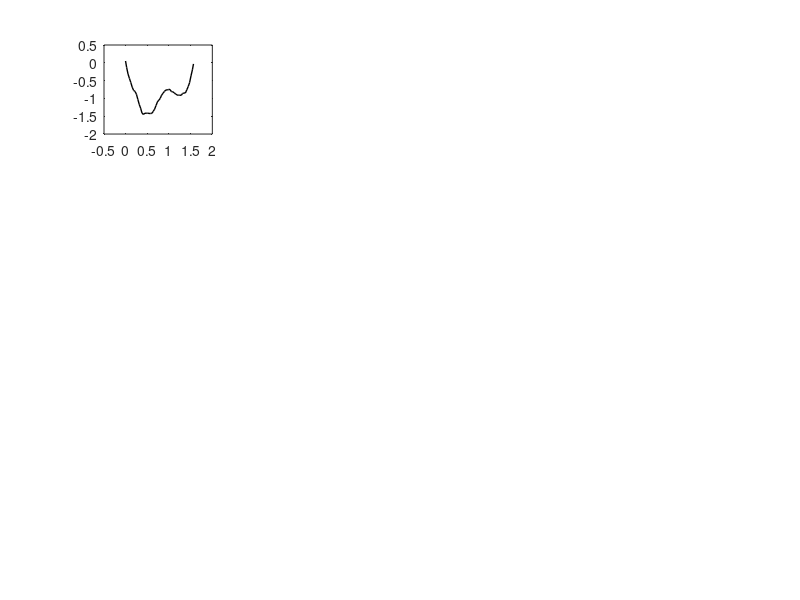

Here is the MATLAB script that generated this plot: (Note: this script raises an error after producing the figure.)
close all; clear all; clc
atWork = 0;
print_on = 1;

colorBlue = '#0000FF';
colorRed = '#FF0000';
colorBlack = '#000000';
colorGreen = '#009A17';
colorOrange = '#FF6600';
pt = 1.0;
FS = 10;

%% Plot Setup:
if atWork == 1
    figPos1 = [-1900, 100, 600, 700]; % Work
    figPos2 = [-1250, 400, 600, 600];
    figPos3 = [-600, 400, 600, 600];
    figPos4 = [-1900, 100, 600, 600];
    figPos5 = [-1250, 100, 600, 600];
    figPos6 = [-600, 100, 600, 300];
else
    figPos1 = [-1900, 150, 600, 700]; % Home
    figPos2 = [-1250, 500, 600, 600];
    figPos3 = [-600, 500, 600, 600];
    figPos4 = [-1900, 150, 600, 600];
    figPos5 = [-1250, 150, 600, 600];
    figPos6 = [-600, 150, 600, 300];
end

%%
load young_results.mat
load old_results.mat
load FL_results.mat
load NFL_results.mat

youngIndex = 3;
oldIndex = 4;
NFLIndex = 3;
FLIndex = 2;

tlim = [0 1.5];
qlim = [-1.0 1.0];
plim = [-17 15];
young.index = 2;
old.index = 2;
NFL.index = 2;
FL.index = 2;
young.work = young.work_resistance_dV_Array;
old.work = old.work_resistance_dV_Array;
NFL.work = NFL.work_resistance_dV_Array;
FL.work = FL.work_resistance_dV_Array;

%%
figure('Position',figPos1)
% young
subplot(4,4,1)
plot(young.time(1:young.exp_point),young.pressure(young.index,1:young.exp_point),'Color',colorBlack,'Linewidth',pt,'Linestyle','-'); hold on
plot(young.time(1:young.exp_point(young.index)-1),young.Peff_Array{1, young.index},'Color',colorRed,'Linewidth',pt,'Linestyle','-.')
% plot(young.time(1:young.exp_point(young.index)-1),-young.R1insp(young.index)*young.flow(1:young.exp_point(young.index)-1),'Color',colorBlack,'Linewidth',pt,'Linestyle','--')
% plot(young.time(young.exp_point(young.index):end),-young.resistance(young.index,young.exp_point(young.index):end).*young.flow(young.index,young.exp_point(young.index):end),'Color',colorRed,'Linewidth',pt,'Linestyle','--')
xlabel('t (s)')
ylabel('P (cmH_2O)')
leg1 = legend('P_{alv}','P_{eff}','FontSize',12,...
    'Orientation','horizontal');
legend boxoff
leg1.Position(1:2) = [.65 .24];
xlim(tlim)
ylim(plim)
grid on
set(gca,'FontSize',FS);
subplot(4,4,5)
plot(young.time(1:young.exp_point),young.flow(young.index,1:young.exp_point),'Color',colorBlack,'Linewidth',pt,'Linestyle','-'); hold on
xlabel('t (s)')
ylabel('Q (L/s)')
xlim(tlim)
ylim(qlim)
grid on
set(gca,'FontSize',FS);
subplot(4,4,9)
plot(young.time(1:young.exp_point),young.volume(young.index,1:young.exp_point),'Color',colorBlack,'Linewidth',pt,'Linestyle','-'); hold on
xlabel('t (s)')
ylabel('V (L/s)')
xlim(tlim)
ylim([0 0.8])
grid on
set(gca,'FontSize',FS);

% old
subplot(4,4,2)
plot(old.time(1:young.exp_point),old.pressure(old.index,1:old.exp_point),'Color',colorBlack,'Linewidth',pt,'Linestyle','-'); hold on
plot(old.time(1:old.exp_point(old.index)-1),old.Peff_Array{1, old.index},'Color',colorRed,'Linewidth',pt,'Linestyle','-.')
% plot(old.time(1:young.exp_point(young.index)-1),-old.R1insp(old.index)*old.flow(1:young.exp_point(young.index)-1),'Color',colorBlack,'Linewidth',pt,'Linestyle','--')
% plot(old.time(old.exp_point(old.index):end),-old.resistance(old.index,old.exp_point(old.index):end).*old.flow(old.index,old.exp_point(old.index):end),'Color',colorRed,'Linewidth',pt,'Linestyle','--')
xlabel('t (s)')
ylabel('P (cmH_2O)')
xlim(tlim)
ylim(plim)
grid on
set(gca,'FontSize',FS);
subplot(4,4,6)
plot(old.time(1:young.exp_point),old.flow(old.index,1:old.exp_point),'Color',colorBlack,'Linewidth',pt,'Linestyle','-'); hold on
xlabel('t (s)')
ylabel('Q (L/s)')
xlim(tlim)
ylim(qlim)
grid on
set(gca,'FontSize',FS);
subplot(4,4,10)
plot(old.time(1:young.exp_point),old.volume(old.index,1:old.exp_point),'Color',colorBlack,'Linewidth',pt,'Linestyle','-'); hold on
xlabel('t (s)')
ylabel('V (L/s)')
xlim(tlim)
ylim([0 0.8])
grid on
set(gca,'FontSize',FS);


% NFL
subplot(4,4,3)
plot(NFL.time(1:young.exp_point),NFL.pressure(NFL.index,1:NFL.exp_point),'Color',colorBlack,'Linewidth',pt,'Linestyle','-'); hold on
plot(NFL.time(1:NFL.exp_point(NFL.index)-1),NFL.Peff_Array{1, NFL.index},'Color',colorRed,'Linewidth',pt,'Linestyle','-.')
% plot(NFL.time(1:young.exp_point(young.index)-1),-NFL.R1insp(NFL.index)*NFL.flow(1:young.exp_point(young.index)-1),'Color',colorBlack,'Linewidth',pt,'Linestyle','--')
% plot(NFL.time(NFL.exp_point(NFL.index):end),-NFL.resistance(NFL.index,NFL.exp_point(NFL.index):end).*NFL.flow(NFL.index,NFL.exp_point(NFL.index):end),'Color',colorRed,'Linewidth',pt,'Linestyle','--')
xlabel('t (s)')
ylabel('P_{alv} (cmH_2O)')
xlim(tlim)
ylim(plim)
grid on
set(gca,'FontSize',FS);
subplot(4,4,7)
plot(NFL.time(1:young.exp_point),NFL.flow(NFL.index,1:NFL.exp_point),'Color',colorBlack,'Linewidth',pt,'Linestyle','-'); hold on
xlabel('t (s)')
ylabel('Q (L/s)')
xlim(tlim)
ylim(qlim)
grid on
set(gca,'FontSize',FS);
subplot(4,4,11)
plot(NFL.time(1:young.exp_point),NFL.volume(NFL.index,1:NFL.exp_point),'Color',colorBlack,'Linewidth',pt,'Linestyle','-'); hold on
xlabel('t (s)')
ylabel('V (L/s)')
xlim(tlim)
ylim([0 0.8])
grid on
set(gca,'FontSize',FS);


% FL
subplot(4,4,4)
plot(FL.time(1:young.exp_point),FL.pressure(FL.index,1:FL.exp_point),'Color',colorBlack,'Linewidth',pt,'Linestyle','-'); hold on
plot(FL.time(1:FL.exp_point(FL.index)-1),FL.Peff_Array{1, FL.index},'Color',colorRed,'Linewidth',pt,'Linestyle','-.')
% plot(FL.time(1:young.exp_point(young.index)-1),-FL.R1insp(FL.index)*FL.flow(1:young.exp_point(young.index)-1),'Color',colorBlack,'Linewidth',pt,'Linestyle','--')
% plot(FL.time(FL.exp_point(FL.index):end),-FL.resistance(FL.index,FL.exp_point(FL.index):end).*FL.flow(FL.index,FL.exp_point(FL.index):end),'Color',colorRed,'Linewidth',pt,'Linestyle','--')
xlabel('t (s)')
ylabel('P_{alv} (cmH_2O)')
xlim(tlim)
ylim(plim)
grid on
set(gca,'FontSize',FS);
subplot(4,4,8)
plot(FL.time(1:young.exp_point),FL.flow(FLIndex,1:FL.exp_point),'Color',colorBlack,'Linewidth',pt,'Linestyle','-'); hold on
xlabel('t (s)')
ylabel('Q (L/s)')
xlim(tlim)
ylim(qlim)
grid on
set(gca,'FontSize',FS);
subplot(4,4,12)
plot(FL.time(1:young.exp_point),FL.volume(FL.index,1:FL.exp_point),'Color',colorBlack,'Linewidth',pt,'Linestyle','-'); hold on
xlabel('t (s)')
ylabel('V (L/s)')
xlim(tlim)
ylim([0 0.8])
grid on
set(gca,'FontSize',FS);




titleSettings = {'HorizontalAlignment','center','EdgeColor','none','FontSize',12};
annotation('textbox','Position',[0.0 0.1 0.440 0.880],'String','young',titleSettings{:})

titleSettings = {'HorizontalAlignment','center','EdgeColor','none','FontSize',12};
annotation('textbox','Position',[0.0 0.1 0.86 0.880],'String','old',titleSettings{:})

titleSettings = {'HorizontalAlignment','center','EdgeColor','none','FontSize',12};
annotation('textbox','Position',[0.0 0.1 1.28 0.880],'String','NFL',titleSettings{:})

titleSettings = {'HorizontalAlignment','center','EdgeColor','none','FontSize',12};
annotation('textbox','Position',[0.0 0.1 1.700 0.880],'String','FL',titleSettings{:})

% titleSettings = {'HorizontalAlignment','center','EdgeColor','none','FontSize',12};
% annotation('textbox','Position',[0.0 0.1 1.230 0.880],'String','NFL',titleSettings{:})
% 
% titleSettings = {'HorizontalAlignment','center','EdgeColor','none','FontSize',12};
% annotation('textbox','Position',[0.0 0.1 1.630 0.880],'String','FL',titleSettings{:})
%        
if print_on ==1
    print('-r400','-dpng','pressures.png');
else 
end


       